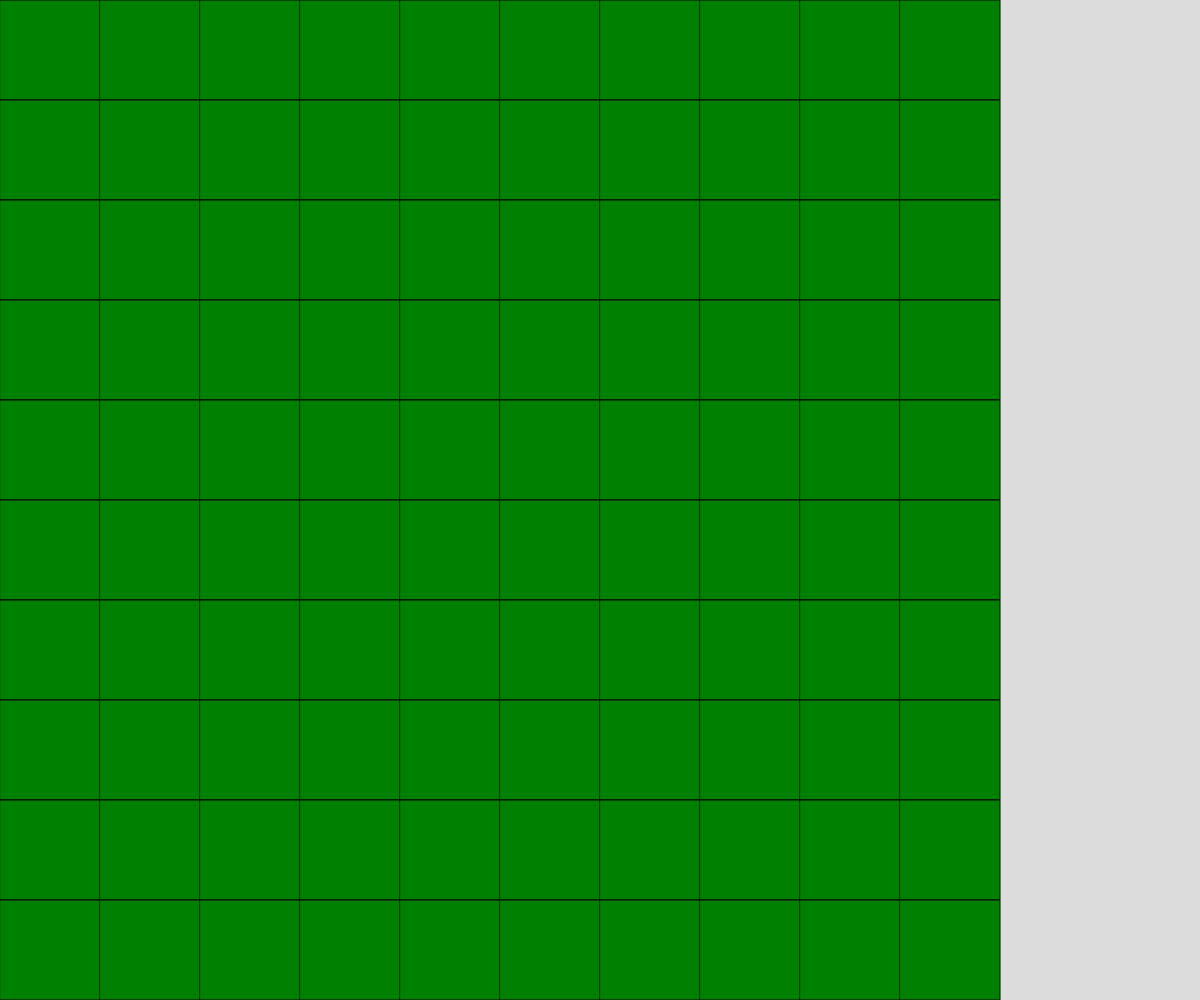
Frame 1 (no input)
Frame 60 (no input): identical to frame 1, image omitted
Frame 120 (the mouse pressed at the canvas centre since frame 60): identical to frame 1, image omitted

The p5.js sketch that drew this single still picture (run headless with seeded random() and noise() and a simulated clock; from frame 60 on, the mouse is pressed at the canvas centre):

// p5.js sketch
// ── sketch.js
const SQUARE_DIMENSIONS = 10;
let grid;
let cellSize;  

async function setup(){
  createCanvas(windowWidth, windowHeight);
  if (width < height) {
    cellSize = width / SQUARE_DIMENSIONS;
  }
  else {
    cellSize = height / SQUARE_DIMENSIONS;
  }
  grid = randomizeGrid(SQUARE_DIMENSIONS, SQUARE_DIMENSIONS);
}

function draw() {
  background(220);
  showGrid();
}

function showGrid() {
  for (let y = 0; y < SQUARE_DIMENSIONS; y++) {
    for (let x = 0; x < SQUARE_DIMENSIONS; x++) {
      if (grid[y][x] === 1) {
        fill('orange');
      }
      else if (grid[y][x] === 0) {
        fill('green');
      }
      square(x * cellSize, y * cellSize, cellSize);
    }
  }
}

function randomizeGrid(cols, rows) {
  let newGrid = [];
  for (let y = 0; y < rows; y++) {
    newGrid.push([]);
    for (let x = 0; x < cols; x++) {
      if (random(1) < 5) {
        newGrid[y].push(0);
      }
      else {
        newGrid[y].push(1);
      }
    }
  }
  return newGrid;
}




// const SQUARE_DIMENSIONS = 10;
// let grid;
// let cellSize;

// async function setup() {
//   createCanvas(windowWidth, windowHeight);
//   if (width < height) {
//     cellSize = width / SQUARE_DIMENSIONS;
//   }
//   else {
//     cellSize = height / SQUARE_DIMENSIONS;
//   }
//   grid = randomizeGrid(SQUARE_DIMENSIONS, SQUARE_DIMENSIONS);
// }

// function draw() {
//   background(220);
//   showGrid();
// }

// function mousePressed(){
//   let x = Math.floor(mouseX/cellSize);
//   let y = Math.floor(mouseY/cellSize);

//   console.log(x, y);
//   toggleCell(x,y);
// }

// function toggleCell(x, y){
//   if (grid[y][x] === 1){
//     grid[y][x] = 0;
//   }
//   else if (grid[y][x]=== 0){
//     grid[y][x] = 1;
//   }
// }

// function showGrid() {
//   for (let y = 0; y < SQUARE_DIMENSIONS; y++) {
//     for (let x = 0; x < SQUARE_DIMENSIONS; x++) {
//       if (grid[y][x] === 1) {
//         fill('orange');
//       }
//       else if (grid[y][x] === 0) {
//         fill('green');
//       }
//       square(x * cellSize, y * cellSize, cellSize);
//     }
//   }
// }

// function randomizeGrid(cols, rows) {
//   let newGrid = [];
//   for (let y = 0; y < rows; y++) {
//     newGrid.push([]);
//     for (let x = 0; x < cols; x++) {
//       if (random(100) < 50) {
//         newGrid[y].push(0);
//       }
//       else {
//         newGrid[y].push(1);
//       }
//     }
//   }
//   return newGrid;
// }
